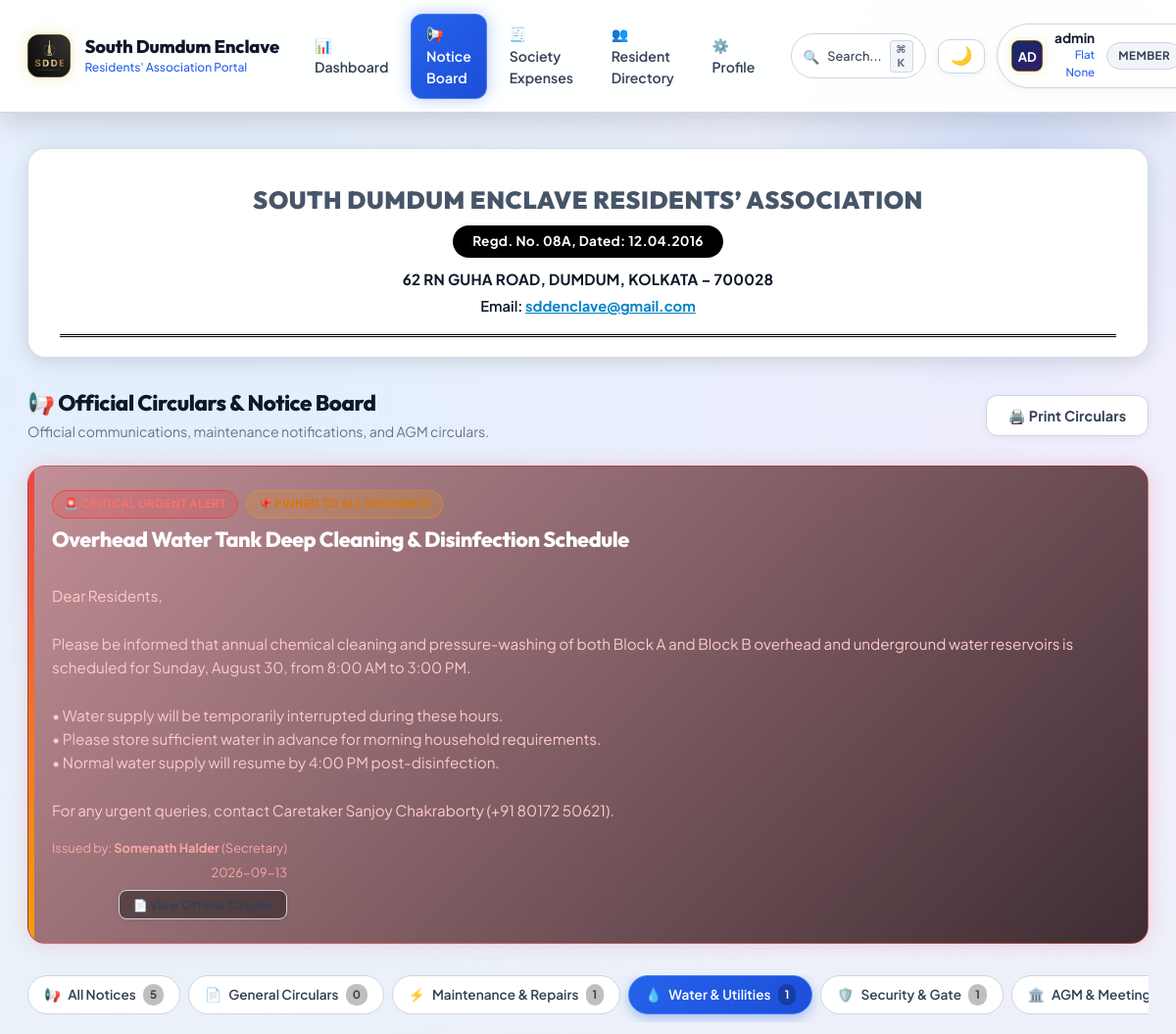
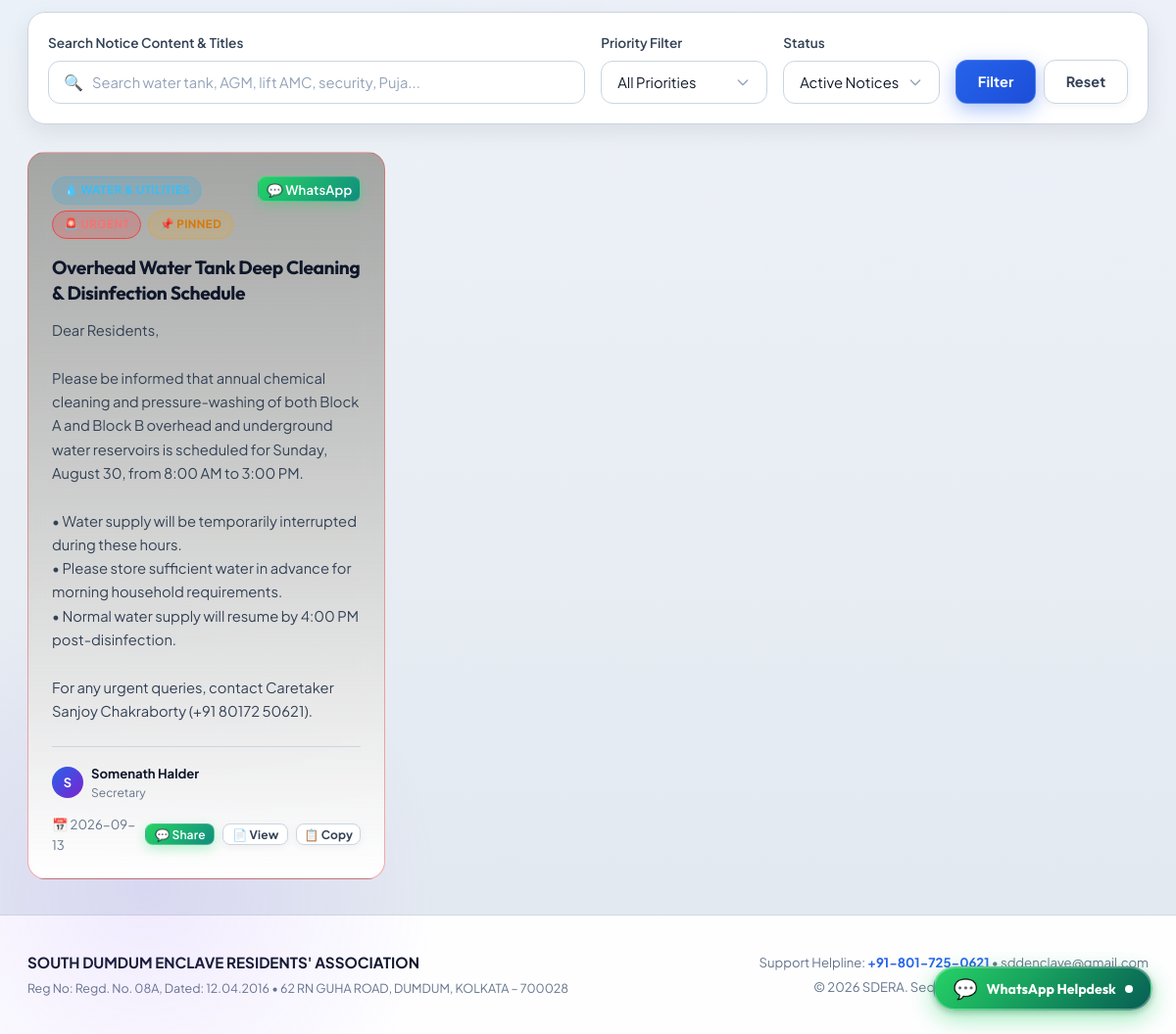
The page /notices?category=WATER_SUPPLY&priority=ALL&q=&status=ACTIVE (signed in) on the database its author committed (2 pictures, top to bottom).
### tables this page shows
CREATE TABLE tbl_notices (
                id INTEGER PRIMARY KEY AUTOINCREMENT,
                title VARCHAR(255) NOT NULL,
                content TEXT NOT NULL,
                category VARCHAR(50) NOT NULL DEFAULT 'GENERAL',
                meeting_type VARCHAR(50) DEFAULT NULL,
                meeting_date VARCHAR(50) DEFAULT NULL,
                priority VARCHAR(20) NOT NULL DEFAULT 'NORMAL',
                is_pinned INTEGER NOT NULL DEFAULT 0,
                posted_by VARCHAR(100) NOT NULL,
                posted_by_role VARCHAR(50) NOT NULL DEFAULT 'Executive Committee',
                status VARCHAR(20) NOT NULL DEFAULT 'ACTIVE',
                created_at TIMESTAMP DEFAULT CURRENT_TIMESTAMP,
                updated_at TIMESTAMP DEFAULT CURRENT_TIMESTAMP
            );

### app.py (the view)
@app.route('/notices')
@login_required
def notices_list():
    user = session.get('user', {})
    is_admin = bool(user.get('is_admin') or user.get('role') in ADMIN_ROLES)
    cat_filter = request.args.get('category', 'ALL').strip().upper()
    meeting_type_filter = request.args.get('meeting_type', 'ALL').strip()
    priority_filter = request.args.get('priority', 'ALL').strip().upper()
    search_q = request.args.get('q', '').strip()
    status_filter = request.args.get('status', 'ACTIVE').strip().upper()
    query = "SELECT * FROM tbl_notices WHERE 1=1"
    params = []
    if status_filter != 'ALL':
        query += " AND status = %s"
        params.append(status_filter)
    if cat_filter != 'ALL':
        query += " AND category = %s"
        params.append(cat_filter)
    if meeting_type_filter != 'ALL' and meeting_type_filter:
        query += " AND meeting_type = %s"
        params.append(meeting_type_filter)
    if priority_filter != 'ALL':
        query += " AND priority = %s"
        params.append(priority_filter)
    if search_q:
        query += " AND (title LIKE %s OR content LIKE %s OR posted_by LIKE %s OR meeting_type LIKE %s)"
        like_term = f"%{search_q}%"
        params.extend([like_term, like_term, like_term, like_term])
    query += " ORDER BY is_pinned DESC, (priority = 'URGENT') DESC, (priority = 'HIGH') DESC, id DESC"
    notices = query_db(query, params)
    cat_counts = {}
    total_active = 0
    all_notices_raw = query_db("SELECT category, COUNT(*) as cnt FROM tbl_notices WHERE status = 'ACTIVE' GROUP BY category")
    for r in (all_notices_raw or []):
        cat_counts[r['category']] = r['cnt']
        total_active += r['cnt']
    cat_counts['ALL'] = total_active
    pinned_urgent = [n for n in (notices or []) if n.get('is_pinned') and n.get('priority') == 'URGENT']
    recipients_info = get_notice_email_recipients() if is_admin else None
    return render_template(
        'notices.html',
        notices=notices,
        categories=NOTICE_CATEGORIES,
        meeting_types=MEETING_TYPES,
        current_category=cat_filter,
        current_meeting_type=meeting_type_filter,
        current_priority=priority_filter,
        current_status=status_filter,
        search_q=search_q,
        cat_counts=cat_counts,
        pinned_urgent=pinned_urgent,
        recipients_info=recipients_info,
        is_admin=is_admin,
        now=datetime.now()
    )

### templates/notices.html (shortened to what this page needs)
{% extends 'base.html' %}
{% block content %}
<div class="official-letterhead">
    <h1 class="letterhead-title">SOUTH DUMDUM ENCLAVE RESIDENTS’ ASSOCIATION</h1>
    <div class="letterhead-pill">Regd. No. 08A, Dated: 12.04.2016</div>
    <div class="letterhead-address">62 RN GUHA ROAD, DUMDUM, KOLKATA – 700028</div>
    <div class="letterhead-email">Email: <a href="mailto:sddenclave@gmail.com">sddenclave@gmail.com</a></div>
    <div class="letterhead-double-rule"></div>
</div>
<div class="notices-hero">
    <div class="page-header-title">
        <h2 style="font-size: 1.4rem; font-weight: 800; color: var(--text-heading, #ffffff); margin: 0;">📢 Official Circulars &amp; Notice Board</h2>
        <p style="font-size: 0.88rem; color: var(--text-muted, #94a3b8); margin: 4px 0 0 0;">Official communications, maintenance notifications, and AGM circulars.</p>
    </div>
    <div class="page-header-actions no-print">
        <button type="button" class="btn btn-secondary" onclick="window.print()" title="Print Notice Board">
            🖨️ Print Circulars
        </button>
    </div>
</div>
{% if pinned_urgent %}
{% for un in pinned_urgent %}
<div class="urgent-banner-card">
    <div style="display: flex; justify-content: space-between; align-items: flex-start; gap: 1rem; flex-wrap: wrap;">
        <div>
            <div style="display: flex; align-items: center; gap: 0.5rem; margin-bottom: 0.5rem;">
                <span class="badge badge-prio-urgent">🚨 CRITICAL URGENT ALERT</span>
                <span class="badge badge-warning">📌 Pinned to All Residents</span>
            </div>
            <h3 style="font-size: 1.35rem; font-weight: 800; color: #ffffff; margin-bottom: 0.5rem; cursor: pointer;" onclick='openViewDocModal({{ un|tojson }})'>
                {{ un.title }}
            </h3>
            <p style="font-size: 0.95rem; color: #fecaca; line-height: 1.6; margin: 0; white-space: pre-line;">
                {{ un.content }}
            </p>
        </div>
        <div style="text-align: right; font-size: 0.8rem; color: #fca5a5;">
            <div>Issued by: <strong>{{ un.posted_by }}</strong> ({{ un.posted_by_role }})</div>
            <div style="margin-top: 4px;">{{ (un.created_at|string)[:10] }}</div>
            <button type="button" class="btn btn-sm btn-secondary no-print" style="margin-top: 8px; font-size: 0.75rem; background: rgba(0,0,0,0.4);" onclick='openViewDocModal({{ un|tojson }})'>
                📄 View Official Circular
            </button>
        </div>
    </div>
</div>
{% endfor %}
{% endif %}
<div class="notices-pills-bar no-print">
    {% for cat_code, cat_label, cat_icon in categories %}
    <a href="{{ url_for('notices_list', category=cat_code, priority=current_priority, q=search_q, status=current_status) }}"
       class="notice-pill {% if current_category == cat_code %}active{% endif %}">
        <span>{{ cat_icon }}</span>
        <span>{{ cat_label }}</span>
        <span class="notice-pill-badge">{{ cat_counts.get(cat_code, 0) }}</span>
    </a>
    {% endfor %}
</div>
<div class="card filter-box no-print" style="margin-bottom: 1.75rem; padding: 1.25rem;">
    <form method="GET" action="{{ url_for('notices_list') }}" style="display: flex; gap: 1rem; align-items: flex-end; flex-wrap: wrap;">
        <div style="flex: 1 1 240px; min-width: 0;">
            <label class="form-label" for="q">Search Notice Content &amp; Titles</label>
            <div class="live-search-box">
                <span class="search-icon">🔍</span>
                <input type="text" id="q" name="q" class="form-control" placeholder="Search water tank, AGM, lift AMC, security, Puja..." value="{{ search_q }}">
            </div>
        </div>
        <div style="flex: 0 1 170px; min-width: 0;">
            <label class="form-label" for="priority">Priority Filter</label>
            <select id="priority" name="priority" class="form-select" onchange="this.form.submit()">
                <option value="ALL" {% if current_priority == 'ALL' %}selected{% endif %}>All Priorities</option>
            </select>
        </div>
        <div style="flex: 0 1 160px; min-width: 0;">
            <label class="form-label" for="status">Status</label>
            <select id="status" name="status" class="form-select" onchange="this.form.submit()">
                <option value="ACTIVE" {% if current_status == 'ACTIVE' %}selected{% endif %}>Active Notices</option>
            </select>
        </div>
        <div style="display: flex; gap: 0.5rem; flex-wrap: wrap;">
            <button type="submit" class="btn btn-primary">Filter</button>
            <a href="{{ url_for('notices_list') }}" class="btn btn-secondary">Reset</a>
        </div>
    </form>
</div>
{% if notices %}
<div class="notices-grid">
    {% for n in notices %}
    <div class="notice-card {% if n.is_pinned %}is-pinned{% endif %} {% if n.priority == 'URGENT' %}is-urgent{% endif %}" id="notice-{{ n.id }}">
        <div>
            <div class="notice-card-header">
                <div class="notice-badges-group">
                    {% if n.category == 'WATER_SUPPLY' %}
                        <span class="badge badge-cat-water">💧 Water &amp; Utilities</span>
                    {% elif n.category == 'MAINTENANCE' %}
                        <span class="badge badge-cat-maintenance">⚡ Maintenance</span>
                    {% elif n.category == 'AGM_MEETING' %}
                        <span class="badge badge-cat-agm">🏛️ Meeting</span>
                        {% if n.meeting_type %}
                            <span class="badge badge-cat-meeting-type" title="Meeting Type: {{ n.meeting_type }}">🏛️ {{ n.meeting_type }}</span>
                        {% endif %}
                    {% elif n.category == 'EVENTS_FESTIVAL' %}
                        <span class="badge badge-cat-events">🎉 Events &amp; Festival</span>
                    {% elif n.category == 'SECURITY' %}
                        <span class="badge badge-cat-security">🛡️ Security &amp; Gate</span>
                    {% elif n.category == 'FINANCIAL' %}
                        <span class="badge badge-cat-financial">💰 Accounts &amp; Dues</span>
                    {% elif n.category == 'EMERGENCY' %}
                        <span class="badge badge-cat-emergency">🚨 Urgent Alert</span>
                    {% else %}
                        <span class="badge badge-cat-general">📄 General</span>
                    {% endif %}
                    {% if n.priority == 'URGENT' %}
                        <span class="badge badge-prio-urgent">🚨 URGENT</span>
                    {% elif n.priority == 'HIGH' %}
                        <span class="badge badge-prio-high">⚠️ HIGH</span>
                    {% endif %}
                    {% if n.is_pinned %}
                        <span class="badge badge-warning" title="Pinned on Dashboard">📌 Pinned</span>
                    {% endif %}
                </div>
                <div class="notice-actions no-print">
                    {% if is_admin %}
                    <form method="POST" action="{{ url_for('notices_toggle_pin', notice_id=n.id) }}" style="display:inline;">
                        <button type="submit" class="btn btn-sm btn-secondary" style="padding: 0.2rem 0.5rem;" title="{{ 'Unpin from Top' if n.is_pinned else 'Pin to Top' }}">
                            {{ '📍 Unpin' if n.is_pinned else '📌 Pin' }}
                        </button>
                    </form>
                    <form method="POST" action="{{ url_for('notices_broadcast', notice_id=n.id) }}" style="display:inline;" onsubmit="return confirm('Broadcast notice \'{{ n.title }}\' to all registered member email addresses?');">
                        <button type="submit" class="btn btn-sm btn-secondary" style="padding: 0.2rem 0.5rem;" title="Broadcast to Member Inboxes">
                            ✉️ Email
                        </button>
                    </form>
                    <button type="button" class="btn btn-sm btn-whatsapp" style="padding: 0.2rem 0.5rem;" onclick='openNoticeWhatsAppModal({{ n|tojson }})' title="Share / Broadcast Notice on WhatsApp">
                        💬 WhatsApp
                    </button>
                    <button type="button" class="btn btn-sm btn-secondary" style="padding: 0.2rem 0.5rem;" title="Edit Notice"
                            onclick='openEditModal({{ n|tojson }})'>
                        ✏️
                    </button>
                    <form method="POST" action="{{ url_for('notices_delete', notice_id=n.id) }}" style="display:inline;" onsubmit="return confirm('Permanently delete this notice?');">
                        <button type="submit" class="btn btn-sm btn-secondary" style="padding: 0.2rem 0.5rem; color: #ef4444;" title="Delete Notice">
                            🗑️
                        </button>
                    </form>
                    {% else %}
                    <button type="button" class="btn btn-sm btn-whatsapp" style="padding: 0.2rem 0.5rem;" onclick='openNoticeWhatsAppModal({{ n|tojson }})' title="Share Notice on WhatsApp">
                        💬 WhatsApp
                    </button>
                    {% endif %}
                </div>
            </div>
            <h3 class="notice-title" onclick='openViewDocModal({{ n|tojson }})' title="Click to view full official letterhead circular">{{ n.title }}</h3>
            <div class="notice-body-text">{{ n.content }}</div>
        </div>
        <div class="notice-footer">
            <div class="notice-author-box">
                <div class="notice-author-avatar">
                    {{ n.posted_by[:1].upper() if n.posted_by else 'S' }}
                </div>
                <div>
                    <strong style="color: var(--text-main, #ffffff);">{{ n.posted_by }}</strong>
                    <div style="font-size: 0.75rem; color: var(--text-muted, #94a3b8);">{{ n.posted_by_role }}</div>
                </div>
            </div>
            <div style="display: flex; align-items: center; gap: 0.5rem;">
                <span title="{{ n.created_at }}">📅 {{ (n.created_at|string)[:10] }}</span>
                <button type="button" class="btn btn-sm btn-whatsapp no-print" style="padding: 0.15rem 0.55rem; font-size: 0.75rem;" onclick='openNoticeWhatsAppModal({{ n|tojson }})' title="Share / Broadcast on WhatsApp">
                    💬 Share
                </button>
                <button type="button" class="btn btn-sm btn-secondary no-print" style="padding: 0.15rem 0.55rem; font-size: 0.75rem;" onclick='openViewDocModal({{ n|tojson }})' title="View in official letterhead format">
                    📄 View
                </button>
                <button type="button" class="btn btn-sm btn-secondary no-print" style="padding: 0.15rem 0.45rem; font-size: 0.75rem;" onclick="copyNoticeText({{ n.id }})" title="Copy text to clipboard">
                    📋 Copy
                </button>
            </div>
        </div>
    </div>
    {% endfor %}
</div>
{% endif %}
{% endblock %}

### rows shown on the page
tbl_notices: title "Overhead Water Tank Deep Cleaning & Disinfection Schedule", content "Dear Residents, Please be informed that annual chemical cleaning and pressure-washing of both Block A and Block B overhead and underground water reservoirs is scheduled for Sunday, August 30, from 8:00 AM to 3:00 PM. • Water supply will be temporarily interrupted during these hours. • Please store sufficient water in advance for morning household requirements. • Normal water supply will resume by 4:00 PM post-disinfection. For any urgent queries, contact Caretaker Sanjoy Chakraborty (+91 80172 50621).", posted_by "Somenath Halder", posted_by_role "Secretary", created_at "2026-09-13", category "💧 WATER & UTILITIES", priority "🚨 URGENT", is_pinned "📌 PINNED", posted_by "S"

### other values the page prints
{{ current_user.name[:2]|upper if current_user.name else '👤' }} "AD"
{{ current_user.name }} "admin"
{{ current_user.flat_no }} "None"
{{ current_user.role }} "MEMBER"
{{ cat_icon }} "📢" "📄" "⚡" "💧" "🛡️" "🏛️"
{{ cat_label }} "All Notices" "General Circulars" "Maintenance & Repairs" "Water & Utilities" "Security & Gate" "AGM &…"
{{ cat_counts.get(cat_code, 0) }} "5" "0" "1" "1" "1"
{{ config.ASSOCIATION_NAME }} "SOUTH DUMDUM ENCLAVE RESIDENTS' ASSOCIATION"
{{ config.ASSOCIATION_REG_NO }} "Regd. No. 08A, Dated: 12.04.2016"
{{ config.ASSOCIATION_ADDRESS }} "62 RN GUHA ROAD, DUMDUM, KOLKATA – 700028"
{{ config.ASSOCIATION_PHONE }} "+91-801-725-0621"
{{ config.ASSOCIATION_EMAIL }} "sddenclave@gmail.com"
{{ now.year }} "2026"
